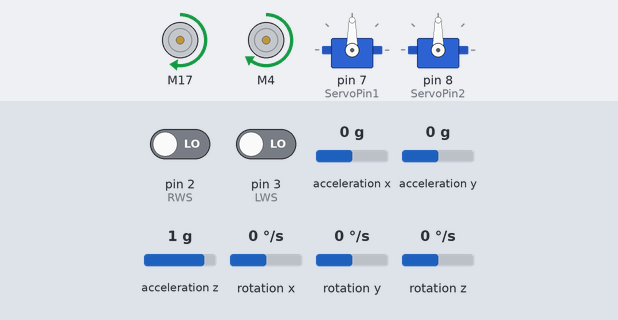
A sketch run on a simulated Arduino Uno, built with avr-gcc and run on an emulated ATmega328P. Parts: 2 × DC motor (green arrow = forward, orange = backward, longer = faster), 2 × servo. Inputs (shaded band) come from the test bench; at power-on: rotation z 0 °/s, pin 2 (RWS) LOW, pin 3 (LWS) LOW, acceleration x 0 g, acceleration y 0 g, acceleration z 1 g, rotation x 0 °/s, rotation y 0 °/s. What the sketch prints to the serial monitor is not drawn.

Above: at 1.2 s.
1.3 s: rotation z set to -192 °/s
Timing chart, 0 to 30.6 s (numbered marks = the images above; inputs shaded):
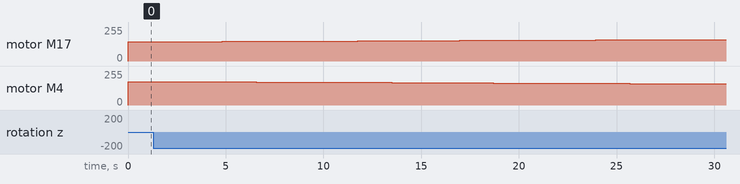

The sketch:

RobotBase4.ino
```cpp
#include <Arduino.h>
#include <Wire.h>
#include <MPU6050.h>
#include <GyverMotor.h>
#include <Servo.h>

#define ServoPin1 7
#define ServoPin2 8

#define Mot1 A3
#define Mot2 A2
#define Mot3 11

#define Mot4 4
#define Mot5 5
#define Mot6 6

#define TrigPin 9
#define EchoPin 10

#define RWS 2
#define LWS 3

#define MinSpeed 90
#define MaxSpeed 255

#define k_p 0.001
#define k_d 0.002

#define WHEEL_D 67

MPU6050 mpu;

// Timers
unsigned long timer = 0;
float timeStep = 0.05;

float yaw = 0;
int path = 0;

int lWheelCounter = 0;
int rWheelCounter = 0;

float coef[2] = {1.0, 0.8};
int minSpeed[2] = {70, 100};

GMotor motor1(DRIVER3WIRE, Mot1, Mot2, Mot3, LOW);
GMotor motor2(DRIVER3WIRE, Mot4, Mot5, Mot6, LOW);

Servo servo1;
Servo servo2;

void LWheelCounter(){
  lWheelCounter++;
}

void RWheelCounter(){
  rWheelCounter++;
}

void updatePath(){
  path += ((lWheelCounter/20.0) + (rWheelCounter/20.0))*3.14*WHEEL_D/2.0;
  lWheelCounter = 0;
  rWheelCounter = 0;
}

void turn(int angle){
  int point = yaw + angle;
  int err = point - yaw;
  while(abs(err) > 1.5){
    err = point - yaw;
    Serial.println(err);
    motor1.setSpeed((minSpeed[0] + abs(err) + 5)*(err/abs(err)));
    motor2.setSpeed(-(minSpeed[1] + abs(err) + 5)*(err/abs(err)));
    Vector norm = mpu.readNormalizeGyro();
    yaw = yaw + norm.ZAxis * (millis()-timer)/1000;
    timer = millis();
    delay(35);
    motor1.setSpeed(0);
    motor2.setSpeed(0);
    delay(35);
  }
  motor1.setSpeed(0);
  motor2.setSpeed(0);
}

void move(int v, int l){
    int point = yaw;
    int err = 0;
    int prev_err = 0;
    int speed = 0;
    int path_point = path + l;
    while (path_point - path > 0)
    {
        updatePath();
        Serial.println(path_point - path);
        err = point - yaw;
        speed = constrain(k_p*abs(err) + (abs(err) - abs(prev_err))*k_d, 0, MaxSpeed-MinSpeed - v);

//        if(v > 0){
//          motor1.setSpeed(minSpeed[0] + v + (speed)*(err/abs(err)));
//          motor2.setSpeed(minSpeed[1] + v -(speed)*(err/abs(err)));
//        }
//        else{
//          motor1.setSpeed(-(minSpeed[0] + v + (speed)*(err/abs(err))));
//          motor2.setSpeed(-(minSpeed[1] + v -(speed)*(err/abs(err))));
//        }
        motor1.setSpeed(minSpeed[0] + v + (speed)*(err/abs(err)));
        motor2.setSpeed(minSpeed[1] + v -(speed)*(err/abs(err)));
        Vector norm = mpu.readNormalizeGyro();
        yaw = yaw + norm.ZAxis * (millis()-timer)/1000;
        timer = millis();
        delay(50);
    }
    motor1.setSpeed(0);
    motor2.setSpeed(0);
}


void grab(bool s){
  if(s){
    servo1.write(90);
    servo2.write(0);
  }
  else{
    servo1.write(0);
    servo2.write(90);
  }

}
int dur;

int getDist(){
  digitalWrite(TrigPin,LOW);
  delayMicroseconds(2);
  digitalWrite(TrigPin,HIGH);
  delayMicroseconds(10);
  digitalWrite(TrigPin,LOW);
  dur = pulseIn(EchoPin, HIGH);
  return dur * 0.017;
}


void commandGet(){
  int dist[5];
  turn(-20);
  for(int i = 0; i < 5; i++){
    dist[i] = getDist();
    if(i < 4){
      turn(10);
    }
  }
  turn(-20);
  int min_ang = 0;
  for(int i = 1; i < 5; i++){
    if(dist[min_ang] > dist[i]){
      min_ang = i;
    }
  }
  turn(min_ang*10-20);

  move(20, dist[min_ang]*10 - 50);
  grab(true);
  move(-20, dist[min_ang]*10 - 50);
  turn(-(min_ang*10-20));
  delay(500);
}

void commandRelease(){
  move(20, 100);
  grab(false);
  move(-20,100);
  delay(500);
}

void commandGo2Position(int positionNumber){
  move(-40, 200*(positionNumber/2));
  turn(90*(positionNumber%2*2-1));
  delay(500);
}

void commandGoFromPosition(int positionNumber){
  turn(-90*(positionNumber%2*2-1));
  move(40, 200*(positionNumber/2));
  commandRelease();
  delay(500);
}

void commandGetPackage(int positionNumber){
  commandGo2Position(positionNumber);
  commandGet();
  commandGoFromPosition(positionNumber);
  commandRelease();
}

void setup()
{
  Serial.begin(115200);
  motor1.setMode(AUTO);
  motor2.setMode(AUTO);
  attachInterrupt(digitalPinToInterrupt(RWS), RWheelCounter, RISING);
  attachInterrupt(digitalPinToInterrupt(LWS), LWheelCounter, RISING);
  while(!mpu.begin(MPU6050_SCALE_2000DPS, MPU6050_RANGE_2G))
  {
    Serial.println("Could not find a valid MPU6050 sensor, check wiring!");
    delay(100);
  }

  mpu.calibrateGyro();
  mpu.setThreshold(3);

  servo1.attach(ServoPin1);
  servo2.attach(ServoPin2);

  pinMode(TrigPin, OUTPUT);
  pinMode(EchoPin, INPUT);
}

int value = -1;
int state = -1;
int data = -1;

void loop()
{
//  Serial.println("Start");
//  commandGetPackage(1);
  move(75,5000);
//  motor1.setSpeed(95);
//  Serial.println(rWheelCounter);
//  delay(100000);
//  if (Serial.available() > 0)
//  {
//    data = Serial.parseInt();
//    if (data != 0)
//    {
//      state = data/1000;
//      value = data % 1000;
//      Serial.println(data);
//    }
//  }
//  switch (state)
//  {
//  case 1:
//    commandGetPackage(value);
//    state = 0;
//    break;
//  default:
//    state = 0;
//    break;
//  }
//  delay(1000000000);
}
```

Measured:
- after the input at 1.3 s, motor M17: moves from forward 145/255 to forward 161/255 over 26.0 s, starting after 1.8 s; motor M4: moves from forward 175/255 to forward 159/255 over 26.0 s, starting after 1.8 s
